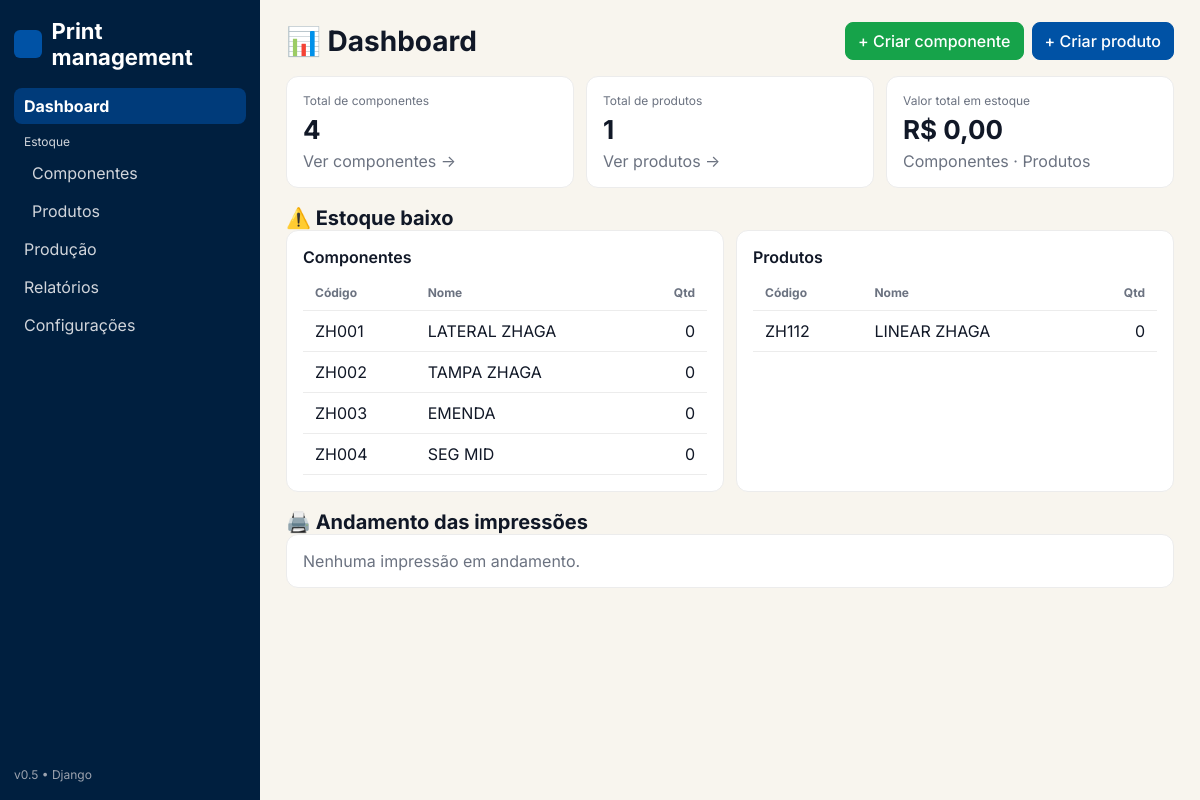
The page / on the database its author committed.
### core/models.py (models this page shows, shortened)
class Component(models.Model):
    code = models.CharField("Código", max_length=32, unique=True)
    name = models.CharField("Nome", max_length=120)
    description = models.TextField("Descrição", blank=True)
    material = models.CharField("Material", max_length=60, blank=True)
    unit_cost = models.DecimalField("Custo unitário (R$)", max_digits=10, decimal_places=2, default=0)
    production_time = models.DurationField("Tempo de produção", default=timedelta())
    print_time_min = models.PositiveIntegerField("Tempo de impressão (min/un)", default=0)
    qty_on_hand = models.PositiveIntegerField("Qtd em estoque", default=0)
    created_at = models.DateTimeField(auto_now_add=True)
    updated_at = models.DateTimeField(auto_now=True)
    class Meta:
        ordering = ["code"]

class Product(models.Model):
    code = models.CharField("Código", max_length=32, unique=True)
    name = models.CharField("Nome", max_length=120)
    description = models.TextField("Descrição", blank=True)
    qty_on_hand = models.PositiveIntegerField("Qtd em estoque", default=0)
    created_at = models.DateTimeField(auto_now_add=True)
    updated_at = models.DateTimeField(auto_now=True)
    class Meta:
        ordering = ["code"]

### core/views.py (the view)
# urls.py: path('', views.dashboard, name='dashboard'),
def dashboard(request):
    total_componentes = Component.objects.count()
    total_produtos = Product.objects.count()
    valor_total_estoque = 0.0
    for c in Component.objects.all():
        qty = _qty_on_hand_for(c)
        cost = _cost_for_component(c)
        valor_total_estoque += qty * cost
    low_components = []
    for c in Component.objects.all():
        if _qty_on_hand_for(c) <= 3:
            low_components.append(c)
    low_products = []
    for p in Product.objects.all():
        if _qty_on_hand_for(p) <= 3:
            low_products.append(p)
    progress_items = []
    ctx = {
        "total_componentes": total_componentes,
        "total_produtos": total_produtos,
        "valor_total_estoque": valor_total_estoque,
        "low_components": low_components,
        "low_products": low_products,
        "progress_items": progress_items,
    }
    return render(request, "dashboard.html", ctx)

### core/views.py (called while the page is built, shortened)
def _get_any_attr(obj, names, default=0):
    for n in names:
        if hasattr(obj, n):
            val = getattr(obj, n)
            try:
                if callable(val):
                    continue
            except Exception:
                pass
            return val if val is not None else default
    return default

def _qty_on_hand_for(obj):
    direct = _get_any_attr(
        obj,
        ["qty_on_hand", "stock", "quantity", "amount", "qtd", "qtd_estoque", "estoque"],
        default=None,
    )
    if direct is not None:
        try:
            return float(direct)
        except Exception:
            return 0

def _cost_for_component(c):
    val = _get_any_attr(c, ["cost", "unit_cost", "custo", "preco"], default=0)
    try:
        return float(val)
    except Exception:
        return 0.0

### templates/dashboard.html (shortened to what this page needs)
{% extends "base.html" %}
{% block content %}
<div class="page-header">
  <div class="page-title">📊 Dashboard</div>
  <div class="page-actions">
    <a href="{% url 'componentes-new' %}" class="btn btn-success">+ Criar componente</a>
    <a href="{% url 'produtos-new' %}" class="btn btn-primary">+ Criar produto</a>
  </div>
</div>
<div class="blocks">
  <div class="block col-4">
    <div class="stat-title">Total de componentes</div>
    <div class="stat-value">{{ total_componentes|default:"0" }}</div>
    <div class="muted" style="margin-top:6px"><a href="{% url 'estoque-componentes' %}">Ver componentes →</a></div>
  </div>
  <div class="block col-4">
    <div class="stat-title">Total de produtos</div>
    <div class="stat-value">{{ total_produtos|default:"0" }}</div>
    <div class="muted" style="margin-top:6px"><a href="{% url 'estoque-produtos' %}">Ver produtos →</a></div>
  </div>
  <div class="block col-4">
    <div class="stat-title">Valor total em estoque</div>
    <div class="stat-value">R$ {{ valor_total_estoque|default:"0,00" }}</div>
    <div class="muted" style="margin-top:6px">
      <a href="{% url 'estoque-componentes' %}">Componentes</a> ·
      <a href="{% url 'estoque-produtos' %}">Produtos</a>
    </div>
  </div>
</div>
<div class="page-title" style="font-size:20px;margin-top:18px">⚠️ Estoque baixo</div>
<div class="blocks">
  <div class="block col-6">
    <div class="card-title">Componentes</div>
    <table>
      <thead><tr><th>Código</th><th>Nome</th><th class="right">Qtd</th></tr></thead>
      <tbody>
        {% if low_components %}
          {% for c in low_components %}
          <tr><td>{{ c.code }}</td><td>{{ c.name }}</td><td class="right">{{ c.inventory.qty_on_hand|default:"0" }}</td></tr>
          {% endfor %}
        {% else %}
          <tr><td colspan="3" class="muted">Tudo ok por aqui ✨</td></tr>
        {% endif %}
      </tbody>
    </table>
  </div>
  <div class="block col-6">
    <div class="card-title">Produtos</div>
    <table>
      <thead><tr><th>Código</th><th>Nome</th><th class="right">Qtd</th></tr></thead>
      <tbody>
        {% if low_products %}
          {% for p in low_products %}
          <tr><td>{{ p.code }}</td><td>{{ p.name }}</td><td class="right">{{ p.inventory.qty_on_hand|default:"0" }}</td></tr>
          {% endfor %}
        {% else %}
          <tr><td colspan="3" class="muted">Tudo ok por aqui ✨</td></tr>
        {% endif %}
      </tbody>
    </table>
  </div>
</div>
<div class="page-title" style="font-size:20px;margin-top:18px">🖨️ Andamento das impressões</div>
{% if progress_items %}
  {% for item in progress_items %}
    <div class="block">
      <div class="card-title">
        {{ item.product.code }} — {{ item.product.name }}
        <span class="badge">{{ item.total_printed|default:0 }} / {{ item.total_required|default:0 }}</span>
      </div>
      <div class="progress" title="{{ item.progress_percent|default:0|floatformat:0 }}%">
        <span style="width: {{ item.progress_percent|default:0|floatformat:0 }}%;"></span>
      </div>
      <div class="muted" style="text-align:right;margin-top:6px">{{ item.progress_percent|default:0|floatformat:0 }}%</div>
      <table style="margin-top:12px">
        <thead><tr><th>Componente</th><th class="right">Qtd impressa</th><th style="width:260px">Progresso</th><th class="right">Tempo restante</th></tr></thead>
        <tbody>
          {% for r in item.rows %}
          <tr>
            <td>{{ r.component.code }} — {{ r.component.name }}</td>
            <td class="right">{{ r.printed|default:0|floatformat:0 }} / {{ r.required|default:0|floatformat:0 }}</td>
            <td><div class="progress"><span style="width: {{ r.progress|default:0|floatformat:0 }}%;"></span></div></td>
            <td class="right">{{ r.time_remaining_hhmm|default:"—" }}</td>
          </tr>
          {% endfor %}
        </tbody>
      </table>
    </div>
  {% endfor %}
{% else %}
  <div class="block"><div class="muted">Nenhuma impressão em andamento.</div></div>
{% endif %}
{% endblock %}

### templates/base.html (style rules this page uses)
:root { --bg:#F8F5EE; --card:#fff; --muted:#6b7280; --line:#ececec; --text:#000; --accent:#0052a5; --accent-600:#003b7a; --text:#111827; --accent:#0052a5; --accent-600:#003b7a; --danger:#e11d48; --success:#16a34a; --sidebar:#001f3f; --sidebar-muted:#d1d5db; }
* { box-sizing:border-box }
html,body { height:100% }
body { margin:0;font-family:Inter,system-ui,-apple-system,Segoe UI,Roboto,Helvetica,Arial,sans-serif;background:var(--bg);color:var(--text) }
a { color:inherit;text-decoration:none }
.page-header { display:flex;align-items:center;justify-content:space-between;gap:12px;margin-bottom:16px }
.page-title { font-size:28px;font-weight:700 }
.page-actions { display:flex;gap:8px }
.blocks { display:grid;grid-template-columns:repeat(12,1fr);gap:12px }
.block { grid-column:span 12;background:var(--card);border:1px solid var(--line);border-radius:12px;padding:16px;color:var(--text) }
@media (min-width:900px) { .col-6 { grid-column:span 6 } }
@media (min-width:900px) { .col-4 { grid-column:span 4 } }
.stat-title { font-size:12px;color:var(--muted) }
.stat-value { font-size:26px;font-weight:700;margin-top:6px }
.muted { color:var(--muted) }
.btn { display:inline-flex;align-items:center;gap:6px;border:1px solid var(--line);background:#fff;color:var(--text);border-radius:8px;padding:8px 12px;font-weight:500 }
.btn-primary { background:var(--accent);border-color:var(--accent);color:#fff }
.btn-success { background:var(--success);border-color:var(--success);color:#fff }
table { width:100%;border-collapse:separate;border-spacing:0 }
th,td { padding:10px 12px;border-bottom:1px solid var(--line);vertical-align:middle }
th { font-size:12px;color:var(--muted);text-align:left }
.right { text-align:right }
.card-title { font-weight:600;margin-bottom:8px }

### rows shown on the page
Component: code "ZH001", name "LATERAL ZHAGA", inventory.qty_on_hand "0"
Component: code "ZH002", name "TAMPA ZHAGA", inventory.qty_on_hand "0"
Component: code "ZH003", name "EMENDA", inventory.qty_on_hand "0"
Component: code "ZH004", name "SEG MID", inventory.qty_on_hand "0"
Product: code "ZH112", name "LINEAR ZHAGA", inventory.qty_on_hand "0"

### other values the page prints
{{ total_componentes|default:"0" }} "4"
{{ total_produtos|default:"0" }} "1"
{{ valor_total_estoque|default:"0,00" }} "0,00"
